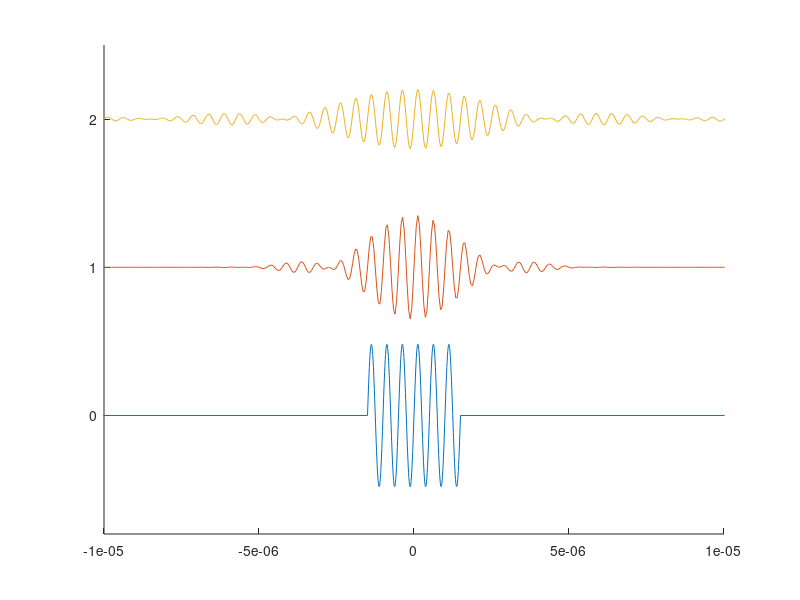

Here is the MATLAB script that generated this plot: (Note: this script raises an error after producing the figure.)
freq=2e6;
omega=2*pi*freq;

clf; hold on;

tsinus = linspace(-3,3,300)/freq;
sinus = 0.48 * sin(omega*tsinus);
plot([[-50,-3]/freq,tsinus,[3,50]/freq],[[0,0],sinus,[0,0]]);



sincperiod = 11 / freq;
sincomega = 2*pi/sincperiod;

xs = linspace(-4*sincperiod, 4*sincperiod, 900);
demp = exp(-abs(xs / sincperiod * 1.3).^3);
ys = 0.35 * demp .* sin(omega*xs) .* sin(sincomega*xs) ./ (sincomega*xs);


plot(xs,1+ys)


sincperiod = 17 / freq;
sincomega = 2*pi/sincperiod;

xs = linspace(-3*sincperiod, 3*sincperiod, 1500);
demp = exp(-abs(xs / sincperiod * 0.7).^3);
ys = 0.20 * demp .* sin(omega*xs) .* sin(sincomega*xs) ./ (sincomega*xs);


plot(xs,2+ys)

axis([-1.0e-5,1.0e-5,-0.8,2.5]);
set (gca, 'ytick',0:2);

naam='dispersie';
xlab='t (s)';
ylab='';
ylabrule='0.3cm';
width='700';
height='500';
maakgraph(naam,xlab,ylab,ylabrule,width,height);




hold off;
